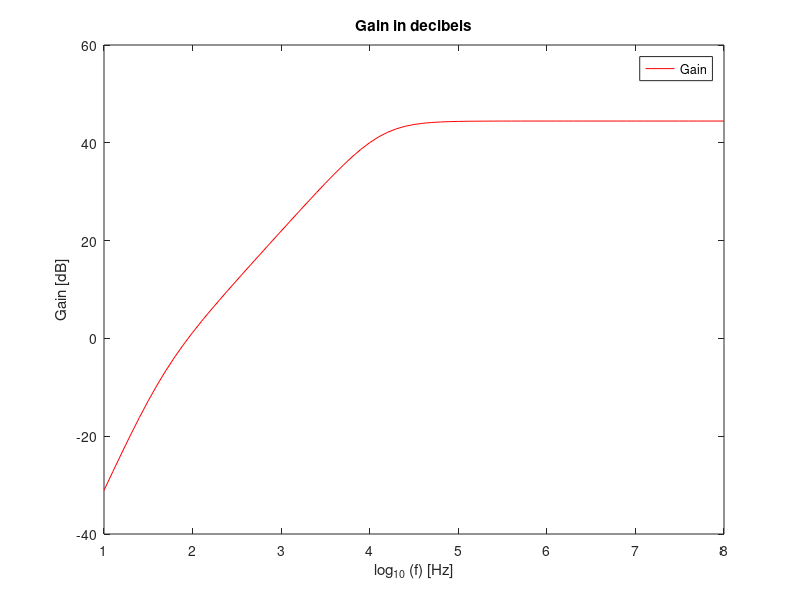

This chart was generated by the following MATLAB code:
%gain stage

VT=25e-3
BFN=178.7
VAFN=69.7
RE1=100
RC1=1000
RB1=80000
RB2=20000
VBEON=0.7
VCC=12
RS=100
Ci = 1e-3
Cb = 1e-3
Co = 1e-6
RL = 8
Vin = 10e-3

RB=1/(1/RB1+1/RB2)
VEQ=RB2/(RB1+RB2)*VCC
IB1=(VEQ-VBEON)/(RB+(1+BFN)*RE1)
IC1=BFN*IB1
IE1=(1+BFN)*IB1
VE1=RE1*IE1
VO1=VCC-RC1*IC1
VCE=VO1-VE1


gm1=IC1/VT
rpi1=BFN/gm1
ro1=VAFN/IC1

RSB=RB*RS/(RB+RS)

AV1 = RSB/RS * RC1*(RE1-gm1*rpi1*ro1)/((ro1+RC1+RE1)*(RSB+rpi1+RE1)+gm1*RE1*ro1*rpi1 - RE1^2)
AVI_DB = 20*log10(abs(AV1))
AV1simple = RB/(RB+RS) * gm1*RC1/(1+gm1*RE1)
AVIsimple_DB = 20*log10(abs(AV1simple))

RE1=0
AV1 = RSB/RS * RC1*(RE1-gm1*rpi1*ro1)/((ro1+RC1+RE1)*(RSB+rpi1+RE1)+gm1*RE1*ro1*rpi1 - RE1^2)
AVI_DB = 20*log10(abs(AV1))
AV1simple =  - RSB/RS * gm1*RC1/(1+gm1*RE1)
AVIsimple_DB = 20*log10(abs(AV1simple))

RE1=100
ZI1 = 1/(1/RB+1/(((ro1+RC1+RE1)*(rpi1+RE1)+gm1*RE1*ro1*rpi1 - RE1^2)/(ro1+RC1+RE1)))
ZX = ro1*((RSB+rpi1)*RE1/(RSB+rpi1+RE1))/(1/(1/ro1+1/(rpi1+RSB)+1/RE1+gm1*rpi1/(rpi1+RSB)))
ZX = ro1*(   1/RE1+1/(rpi1+RSB)+1/ro1+gm1*rpi1/(rpi1+RSB)  )/(   1/RE1+1/(rpi1+RSB) ) 
ZO1 = 1/(1/ZX+1/RC1)

RE1=0
ZI1 = 1/(1/RB+1/(((ro1+RC1+RE1)*(rpi1+RE1)+gm1*RE1*ro1*rpi1 - RE1^2)/(ro1+RC1+RE1)))
ZO1 = 1/(1/ro1+1/RC1)

%ouput stage
BFP = 227.3
VAFP = 37.2
RE2 = 100
VEBON = 0.7
VI2 = VO1
IE2 = (VCC-VEBON-VI2)/RE2
IC2 = BFP/(BFP+1)*IE2
VO2 = VCC - RE2*IE2

gm2 = IC2/VT
go2 = IC2/VAFP
gpi2 = gm2/BFP
ge2 = 1/RE2

AV2 = gm2/(gm2+gpi2+go2+ge2)
ZI2 = (gm2+gpi2+go2+ge2)/gpi2/(gpi2+go2+ge2)
ZO2 = 1/(gm2+gpi2+go2+ge2)


%total
gB = 1/(1/gpi2+ZO1)
AV = (gB+gm2/gpi2*gB)/(gB+ge2+go2+gm2/gpi2*gB)*AV1
AV_DB = 20*log10(abs(AV))
ZI=ZI1
ZO=1/(go2+gm2/gpi2*gB+ge2+gB)


%frequency response
RE1=100;
rpi2 = 1/gpi2;
ro2 = 1/go2;
Af = [];
Af_db = [];
i=1;

for f=1:0.1:8
	w = 2*pi*power(10,f);
	Z_Ci = (1/(j*w*Ci));
	Z_Cb = (1/(j*w*Cb));
	Z_Co = (1/(j*w*Co));
	ZA = RS+Z_Ci;
	ZB = 1/(1/RE1 + 1/Z_Cb);
	ZC = (1/((1/RE2) + (1/(Z_Co + RL))));

	T = [-(RB + ZA) , RB , 0 , 0 , 0 , 0 , 0; %tafixe
		RB , -(ZB + rpi1 + RB) , 0 , ZB , 0 , 0 , 0; %tafixe
		0 , gm1*rpi1 , 1 , 0 , 0 , 0 , 0; %tafixe
		0 , ZB , ro1 , -(ZB + ro1 + RC1) , RC1 , 0 , 0; %tafixe
		0 , 0 , 0 , RC1 , -(ZC + rpi2 +RC1) , 0 , ZC; %tafixe
		0 , 0 , 0 , 0 , gm2*rpi2 , 1 , 0; %tafixe
		0 , 0 , 0 , 0 , ZC , ro2 , -(ZC + ro2)] %tafixe
	U = [Vin;
		0;
		0;
		0;
		0;
		0;
		0]
	H = T\U;

	vo = (ZC * (H(7) - H(5)));
	Af(i) = ((RL/(RL + Z_Co))* vo)/Vin;
	Af_db(i) = 20*(log10(abs(Af(i))));
	i++;
endfor;
H
f=1:0.1:8;

gain = figure();
plot(f , Af_db , "r");
title("Gain in decibels");
legend("Gain");
xlabel ("log_{10} (f) [Hz]");
ylabel ("Gain [dB]");
print (gain, "gain.eps", "-depsc");